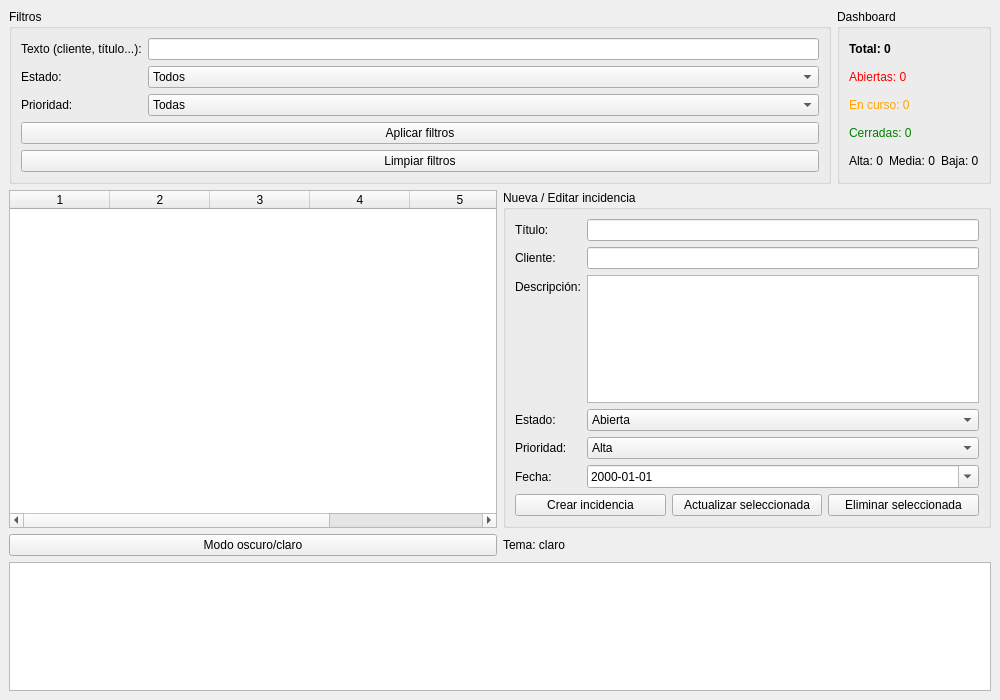
<?xml version="1.0" encoding="UTF-8"?>
<ui version="4.0">
 <class>MainWindow</class>
 <widget class="QMainWindow" name="MainWindow">
  <property name="geometry">
   <rect>
    <x>0</x>
    <y>0</y>
    <width>1000</width>
    <height>700</height>
   </rect>
  </property>
  <property name="windowTitle">
   <string>Gestión de Incidencias</string>
  </property>
  <widget class="QWidget" name="centralwidget">
   <layout class="QVBoxLayout" name="verticalLayoutMain">
    <item>
     <layout class="QHBoxLayout" name="horizontalLayoutTop">
      <item>
       <widget class="QGroupBox" name="groupBoxFiltros">
        <property name="title">
         <string>Filtros</string>
        </property>
        <layout class="QFormLayout" name="formLayoutFiltros">
         <item row="0" column="0">
          <widget class="QLabel" name="labelFiltroTexto">
           <property name="text">
            <string>Texto (cliente, título...):</string>
           </property>
          </widget>
         </item>
         <item row="0" column="1">
          <widget class="QLineEdit" name="txtFiltroTexto"/>
         </item>
         <item row="1" column="0">
          <widget class="QLabel" name="labelFiltroEstado">
           <property name="text">
            <string>Estado:</string>
           </property>
          </widget>
         </item>
         <item row="1" column="1">
          <widget class="QComboBox" name="cmbFiltroEstado">
           <item>
            <property name="text">
             <string>Todos</string>
            </property>
           </item>
           <item>
            <property name="text">
             <string>Abierta</string>
            </property>
           </item>
           <item>
            <property name="text">
             <string>En curso</string>
            </property>
           </item>
           <item>
            <property name="text">
             <string>Cerrada</string>
            </property>
           </item>
          </widget>
         </item>
         <item row="2" column="0">
          <widget class="QLabel" name="labelFiltroPrioridad">
           <property name="text">
            <string>Prioridad:</string>
           </property>
          </widget>
         </item>
         <item row="2" column="1">
          <widget class="QComboBox" name="cmbFiltroPrioridad">
           <item>
            <property name="text">
             <string>Todas</string>
            </property>
           </item>
           <item>
            <property name="text">
             <string>Alta</string>
            </property>
           </item>
           <item>
            <property name="text">
             <string>Media</string>
            </property>
           </item>
           <item>
            <property name="text">
             <string>Baja</string>
            </property>
           </item>
          </widget>
         </item>
         <item row="3" column="0" colspan="2">
          <widget class="QPushButton" name="btnAplicarFiltros">
           <property name="text">
            <string>Aplicar filtros</string>
           </property>
          </widget>
         </item>
         <item row="4" column="0" colspan="2">
          <widget class="QPushButton" name="btnLimpiarFiltros">
           <property name="text">
            <string>Limpiar filtros</string>
           </property>
          </widget>
         </item>
        </layout>
       </widget>
      </item>
      <item>
       <widget class="QGroupBox" name="groupBoxDashboard">
        <property name="title">
         <string>Dashboard</string>
        </property>
        <layout class="QVBoxLayout" name="verticalLayoutDashboard">
         <item>
          <widget class="QLabel" name="lblTotalIncidencias">
           <property name="text">
            <string>Total: 0</string>
           </property>
           <property name="font">
            <font>
             <weight>75</weight>
             <bold>true</bold>
            </font>
           </property>
          </widget>
         </item>
         <item>
          <widget class="QLabel" name="lblAbiertas">
           <property name="text">
            <string>Abiertas: 0</string>
           </property>
           <property name="styleSheet">
            <string>color: red;</string>
           </property>
          </widget>
         </item>
         <item>
          <widget class="QLabel" name="lblEnCurso">
           <property name="text">
            <string>En curso: 0</string>
           </property>
           <property name="styleSheet">
            <string>color: orange;</string>
           </property>
          </widget>
         </item>
         <item>
          <widget class="QLabel" name="lblCerradas">
           <property name="text">
            <string>Cerradas: 0</string>
           </property>
           <property name="styleSheet">
            <string>color: green;</string>
           </property>
          </widget>
         </item>
         <item>
          <layout class="QHBoxLayout" name="horizontalLayoutPrioridades">
           <item>
            <widget class="QLabel" name="lblAlta">
             <property name="text">
              <string>Alta: 0</string>
             </property>
            </widget>
           </item>
           <item>
            <widget class="QLabel" name="lblMedia">
             <property name="text">
              <string>Media: 0</string>
             </property>
            </widget>
           </item>
           <item>
            <widget class="QLabel" name="lblBaja">
             <property name="text">
              <string>Baja: 0</string>
             </property>
            </widget>
           </item>
          </layout>
         </item>
        </layout>
       </widget>
      </item>
     </layout>
    </item>
    <item>
     <layout class="QHBoxLayout" name="horizontalLayoutCenter">
      <item>
       <widget class="QTableWidget" name="tablaIncidencias">
        <property name="columnCount">
         <number>6</number>
        </property>
        <column/>
        <column/>
        <column/>
        <column/>
        <column/>
        <column/>
       </widget>
      </item>
      <item>
       <widget class="QGroupBox" name="groupBoxFormulario">
        <property name="title">
         <string>Nueva / Editar incidencia</string>
        </property>
        <layout class="QFormLayout" name="formLayoutForm">
         <item row="0" column="0">
          <widget class="QLabel" name="labelTitulo">
           <property name="text">
            <string>Título:</string>
           </property>
          </widget>
         </item>
         <item row="0" column="1">
          <widget class="QLineEdit" name="txtTitulo"/>
         </item>
         <item row="1" column="0">
          <widget class="QLabel" name="labelCliente">
           <property name="text">
            <string>Cliente:</string>
           </property>
          </widget>
         </item>
         <item row="1" column="1">
          <widget class="QLineEdit" name="txtCliente"/>
         </item>
         <item row="2" column="0">
          <widget class="QLabel" name="labelDescripcion">
           <property name="text">
            <string>Descripción:</string>
           </property>
          </widget>
         </item>
         <item row="2" column="1">
          <widget class="QTextEdit" name="txtDescripcion"/>
         </item>
         <item row="3" column="0">
          <widget class="QLabel" name="labelEstado">
           <property name="text">
            <string>Estado:</string>
           </property>
          </widget>
         </item>
         <item row="3" column="1">
          <widget class="QComboBox" name="cmbEstado">
           <item>
            <property name="text">
             <string>Abierta</string>
            </property>
           </item>
           <item>
            <property name="text">
             <string>En curso</string>
            </property>
           </item>
           <item>
            <property name="text">
             <string>Cerrada</string>
            </property>
           </item>
          </widget>
         </item>
         <item row="4" column="0">
          <widget class="QLabel" name="labelPrioridad">
           <property name="text">
            <string>Prioridad:</string>
           </property>
          </widget>
         </item>
         <item row="4" column="1">
          <widget class="QComboBox" name="cmbPrioridad">
           <item>
            <property name="text">
             <string>Alta</string>
            </property>
           </item>
           <item>
            <property name="text">
             <string>Media</string>
            </property>
           </item>
           <item>
            <property name="text">
             <string>Baja</string>
            </property>
           </item>
          </widget>
         </item>
         <item row="5" column="0">
          <widget class="QLabel" name="labelFecha">
           <property name="text">
            <string>Fecha:</string>
           </property>
          </widget>
         </item>
         <item row="5" column="1">
          <widget class="QDateEdit" name="dateFecha">
           <property name="calendarPopup">
            <bool>true</bool>
           </property>
           <property name="displayFormat">
            <string>yyyy-MM-dd</string>
           </property>
          </widget>
         </item>
         <item row="6" column="0" colspan="2">
          <layout class="QHBoxLayout" name="horizontalLayoutBotones">
           <item>
            <widget class="QPushButton" name="btnNuevaIncidencia">
             <property name="text">
              <string>Crear incidencia</string>
             </property>
            </widget>
           </item>
           <item>
            <widget class="QPushButton" name="btnActualizarIncidencia">
             <property name="text">
              <string>Actualizar seleccionada</string>
             </property>
            </widget>
           </item>
           <item>
            <widget class="QPushButton" name="btnEliminarIncidencia">
             <property name="text">
              <string>Eliminar seleccionada</string>
             </property>
            </widget>
           </item>
          </layout>
         </item>
        </layout>
       </widget>
      </item>
     </layout>
    </item>
    <item>
     <layout class="QHBoxLayout" name="horizontalLayoutFooter">
      <item>
       <widget class="QPushButton" name="btnTema">
        <property name="text">
         <string>Modo oscuro/claro</string>
        </property>
       </widget>
      </item>
      <item>
       <widget class="QLabel" name="lblTemaActual">
        <property name="text">
         <string>Tema: claro</string>
        </property>
       </widget>
      </item>
     </layout>
    </item>
    <item>
     <widget class="QTextEdit" name="txtLog">
      <property name="readOnly">
       <bool>true</bool>
      </property>
     </widget>
    </item>
   </layout>
  </widget>
 </widget>
 <resources/>
 <connections/>
</ui>
